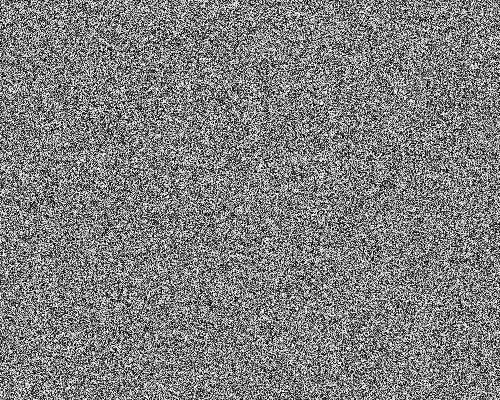
Frame 1 (no input)
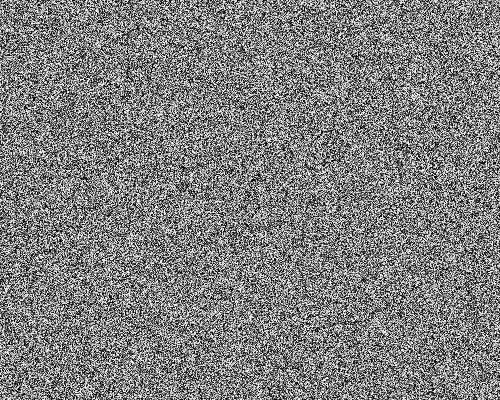
Frame 60 (the mouse pressed at the canvas centre just before this capture)
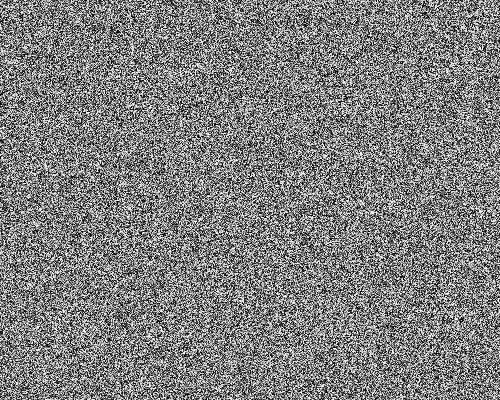
Frame 120 (the mouse held since frame 60 and released just before this capture)

The Processing sketch that drew these frames (run headless with seeded random() and noise(); from frame 60 on, the mouse is pressed at the canvas centre):

// Processing sketch: sketch_88
// ── sketch_88.pde
// episode 88 fun programming
// change pixels using the pixels array

void setup() {
	size(500,400);
}

void draw() {

loadPixels();
	pixels[123456] = color(255,0,0);
	for(int i =0; i < pixels.length; i++) {
		pixels[i] = color(random(255));
	}
updatePixels();
}
